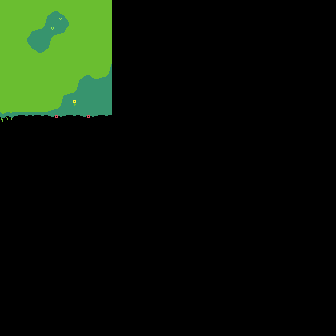

Tiled map render using the project's own tile images. Description and the whole map definition, tile-layer contents included, below:
An orthogonal 21x21 tile map with 16x16 px tiles, 1 tile layer (Tile Layer 1).

<map version="1.10" tiledversion="1.11.0" orientation="orthogonal" renderorder="right-down" width="21" height="21" tilewidth="16" tileheight="16" infinite="0" nextlayerid="2" nextobjectid="1">
 <editorsettings>
  <export target="tilemap.json" format="json" />
 </editorsettings>
 <tileset firstgid="1" source="spritesheet.tsx" />
 <layer id="1" name="Tile Layer 1" width="21" height="21">
  <data encoding="csv">
2,2,2,6,2,2,2,0,0,0,0,0,0,0,0,0,0,0,0,0,0,
2,2,7,12,14,2,2,0,0,0,0,0,0,0,0,0,0,0,0,0,0,
2,5,11,16,2,2,2,0,0,0,0,0,0,0,0,0,0,0,0,0,0,
2,2,13,2,2,2,2,0,0,0,0,0,0,0,0,0,0,0,0,0,0,
2,2,2,2,2,6,7,0,0,0,0,0,0,0,0,0,0,0,0,0,0,
2,2,2,2,7,11,11,0,0,0,0,0,0,0,0,0,0,0,0,0,0,
2,2,2,7,10,11,11,0,0,0,0,0,0,0,0,0,0,0,0,0,0,
18,20,20,19,20,19,20,0,0,0,0,0,0,0,0,0,0,0,0,0,0,
0,0,0,0,0,0,0,0,0,0,0,0,0,0,0,0,0,0,0,0,0,
0,0,0,0,0,0,0,0,0,0,0,0,0,0,0,0,0,0,0,0,0,
0,0,0,0,0,0,0,0,0,0,0,0,0,0,0,0,0,0,0,0,0,
0,0,0,0,0,0,0,0,0,0,0,0,0,0,0,0,0,0,0,0,0,
0,0,0,0,0,0,0,0,0,0,0,0,0,0,0,0,0,0,0,0,0,
0,0,0,0,0,0,0,0,0,0,0,0,0,0,0,0,0,0,0,0,0,
0,0,0,0,0,0,0,0,0,0,0,0,0,0,0,0,0,0,0,0,0,
0,0,0,0,0,0,0,0,0,0,0,0,0,0,0,0,0,0,0,0,0,
0,0,0,0,0,0,0,0,0,0,0,0,0,0,0,0,0,0,0,0,0,
0,0,0,0,0,0,0,0,0,0,0,0,0,0,0,0,0,0,0,0,0,
0,0,0,0,0,0,0,0,0,0,0,0,0,0,0,0,0,0,0,0,0,
0,0,0,0,0,0,0,0,0,0,0,0,0,0,0,0,0,0,0,0,0,
0,0,0,0,0,0,0,0,0,0,0,0,0,0,0,0,0,0,0,0,0
</data>
 </layer>
</map>
